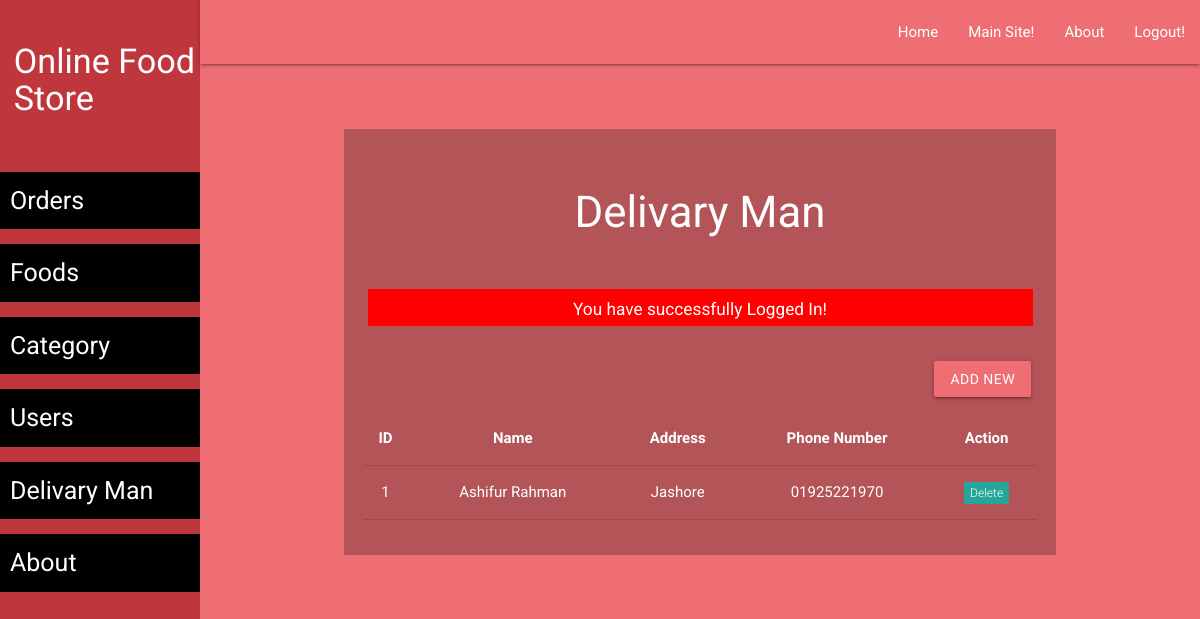
The app's page /admin/man-list.php (signed in) with its own data.
### tables this page shows
CREATE TABLE `delivary` (
  `id` int(11) NOT NULL,
  `name` varchar(100) DEFAULT NULL,
  `address` varchar(100) DEFAULT NULL,
  `phone` varchar(100) DEFAULT NULL
);

### admin/man-list.php (the view, shortened to what this page needs)
<?php require('layout/header.php'); ?>
<?php require('layout/left-sidebar-long.php'); ?>
<?php require('layout/topnav.php'); ?>
<?php require('layout/left-sidebar-short.php'); ?>
<?php
require('../backends/connection-pdo.php');
$sql = 'SELECT * FROM delivary';
$query  = $pdoconn->prepare($sql);
$query->execute();
$arr_all = $query->fetchAll(PDO::FETCH_ASSOC);
?>
<div class="section white-text" style="background: #B35458;">
	<div class="section">
		<h3>Delivary Man</h3>
	</div>
  <?php
    if (isset($_SESSION['msg'])) {
        echo '<div class="section center" style="margin: 5px 35px;"><div class="row" style="background: red; color: white;">
        <div class="col s12">
            <h6>'.$_SESSION['msg'].'</h6>
            </div>
        </div></div>';
    }
    ?>
	<div class="section right" style="padding: 15px 25px;">
		<a href="man-add.php" class="waves-effect waves-light btn">Add New</a>
	</div>
	<div class="section center" style="padding: 20px;">
		<table class="centered responsive-table">
        <thead>
          <tr>
	      <th>ID</th>
              <th>Name</th>
              <th>Address</th>
              <th>Phone Number</th>
              <th>Action</th>
          </tr>
        </thead>
        <tbody>
          <?php
            foreach ($arr_all as $key) {
          ?>
          <tr>
	    <td><?php echo $key['id']; ?></td>
            <td><?php echo $key['name']; ?></td>
            <td><?php echo $key['address']; ?></td>
            <td><?php echo $key['phone']; ?></td>
            <td><a href="../backends/admin/man-delete.php?id=<?php echo $key['id']; ?>"><span class="new badge" data-badge-caption="">Delete</span></a></td>
          </tr>
          <?php } ?>
        </tbody>
      </table>
	</div>
</div>
<?php require('layout/footer.php'); ?>

### css/form-style.css (style rules this page uses)
body { background: #ee6e73; font-family: "Roboto", sans-serif; -webkit-font-smoothing: antialiased; -moz-osx-font-smoothing: grayscale; }
.btn, .btn:active, .btn:hover { background: #ee6e73 !important; width: 100%; }
.row { margin-bottom: 0 !important; }
.col { padding: 0 !important; }

### records on screen
delivary: id "1", name "Ashifur Rahman", address "Jashore", phone "01925221970"

### other values on screen
$_SESSION['msg'] "You have successfully Logged In!"
